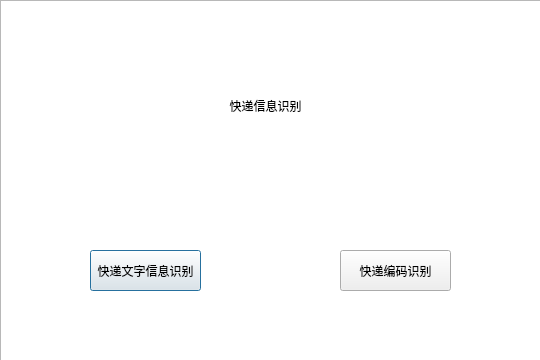
<?xml version="1.0" encoding="UTF-8"?>
<ui version="4.0">
 <class>Dialog</class>
 <widget class="QDialog" name="Dialog">
  <property name="geometry">
   <rect>
    <x>0</x>
    <y>0</y>
    <width>540</width>
    <height>360</height>
   </rect>
  </property>
  <property name="minimumSize">
   <size>
    <width>540</width>
    <height>360</height>
   </size>
  </property>
  <property name="maximumSize">
   <size>
    <width>540</width>
    <height>360</height>
   </size>
  </property>
  <property name="windowTitle">
   <string>Dialog</string>
  </property>
  <widget class="QLabel" name="label">
   <property name="geometry">
    <rect>
     <x>160</x>
     <y>80</y>
     <width>211</width>
     <height>51</height>
    </rect>
   </property>
   <property name="styleSheet">
    <string notr="true">font: 25 12pt &quot;Microsoft YaHei&quot;;
font: 25 10pt &quot;Microsoft YaHei&quot;;
font: 18pt &quot;Agency FB&quot;;</string>
   </property>
   <property name="lineWidth">
    <number>1</number>
   </property>
   <property name="midLineWidth">
    <number>0</number>
   </property>
   <property name="text">
    <string>快递信息识别</string>
   </property>
   <property name="scaledContents">
    <bool>true</bool>
   </property>
   <property name="alignment">
    <set>Qt::AlignCenter</set>
   </property>
  </widget>
  <widget class="QPushButton" name="pushButton">
   <property name="geometry">
    <rect>
     <x>90</x>
     <y>250</y>
     <width>111</width>
     <height>41</height>
    </rect>
   </property>
   <property name="text">
    <string>快递文字信息识别</string>
   </property>
  </widget>
  <widget class="QPushButton" name="pushButton_2">
   <property name="geometry">
    <rect>
     <x>340</x>
     <y>250</y>
     <width>111</width>
     <height>41</height>
    </rect>
   </property>
   <property name="text">
    <string>快递编码识别</string>
   </property>
  </widget>
  <widget class="QListView" name="listView">
   <property name="geometry">
    <rect>
     <x>0</x>
     <y>0</y>
     <width>601</width>
     <height>401</height>
    </rect>
   </property>
   <property name="styleSheet">
    <string notr="true">background-image:url(:/BG.jpg)</string>
   </property>
  </widget>
  <zorder>listView</zorder>
  <zorder>label</zorder>
  <zorder>pushButton</zorder>
  <zorder>pushButton_2</zorder>
 </widget>
 <resources>
  <include location="../data/resources.qrc"/>
 </resources>
 <connections>
  <connection>
   <sender>pushButton</sender>
   <signal>clicked()</signal>
   <receiver>Dialog</receiver>
   <slot>go_text()</slot>
   <hints>
    <hint type="sourcelabel">
     <x>175</x>
     <y>310</y>
    </hint>
    <hint type="destinationlabel">
     <x>306</x>
     <y>219</y>
    </hint>
   </hints>
  </connection>
  <connection>
   <sender>pushButton_2</sender>
   <signal>clicked()</signal>
   <receiver>Dialog</receiver>
   <slot>go_num()</slot>
   <hints>
    <hint type="sourcelabel">
     <x>425</x>
     <y>310</y>
    </hint>
    <hint type="destinationlabel">
     <x>306</x>
     <y>219</y>
    </hint>
   </hints>
  </connection>
 </connections>
 <slots>
  <slot>go_text()</slot>
  <slot>go_num()</slot>
 </slots>
</ui>
